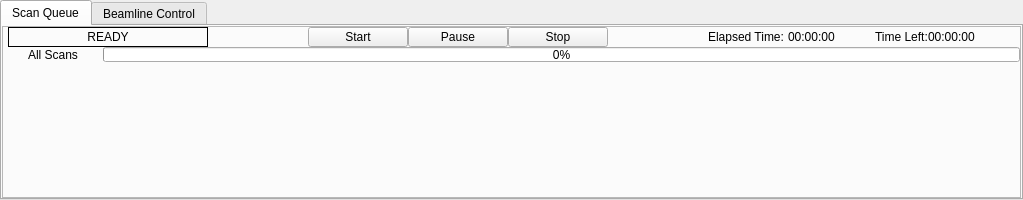
  <widget class="QDockWidget" name="dockWidget_2">
   <property name="minimumSize">
    <size>
     <width>1000</width>
     <height>200</height>
    </size>
   </property>
   <property name="maximumSize">
    <size>
     <width>1100</width>
     <height>524287</height>
    </size>
   </property>
   <property name="features">
    <set>QDockWidget::NoDockWidgetFeatures</set>
   </property>
   <property name="windowTitle">
    <string>Status</string>
   </property>
   <attribute name="dockWidgetArea">
    <number>8</number>
   </attribute>
   <widget class="QWidget" name="dockWidgetContents_2">
    <layout class="QVBoxLayout" name="verticalLayout_23">
     <property name="spacing">
      <number>0</number>
     </property>
     <property name="margin">
      <number>0</number>
     </property>
     <item>
      <widget class="QTabWidget" name="propertiesTabWidget">
       <property name="currentIndex">
        <number>0</number>
       </property>
       <widget class="QWidget" name="scan_queue_tab">
        <attribute name="title">
         <string>Scan Queue</string>
        </attribute>
        <layout class="QVBoxLayout" name="verticalLayout_7">
         <property name="spacing">
          <number>0</number>
         </property>
         <property name="margin">
          <number>0</number>
         </property>
         <item>
          <widget class="QFrame" name="scanQueueFrame">
           <property name="frameShape">
            <enum>QFrame::StyledPanel</enum>
           </property>
           <property name="frameShadow">
            <enum>QFrame::Raised</enum>
           </property>
           <layout class="QVBoxLayout" name="scan_q_layout">
            <property name="spacing">
             <number>0</number>
            </property>
            <property name="margin">
             <number>0</number>
            </property>
            <item>
             <layout class="QHBoxLayout" name="horizontalLayout_19">
              <property name="leftMargin">
               <number>5</number>
              </property>
              <property name="topMargin">
               <number>0</number>
              </property>
              <property name="rightMargin">
               <number>5</number>
              </property>
              <property name="bottomMargin">
               <number>0</number>
              </property>
              <item>
               <widget class="QLabel" name="scanActionLbl">
                <property name="minimumSize">
                 <size>
                  <width>200</width>
                  <height>0</height>
                 </size>
                </property>
                <property name="maximumSize">
                 <size>
                  <width>16777215</width>
                  <height>20</height>
                 </size>
                </property>
                <property name="autoFillBackground">
                 <bool>false</bool>
                </property>
                <property name="frameShape">
                 <enum>QFrame::Box</enum>
                </property>
                <property name="text">
                 <string>READY</string>
                </property>
                <property name="textFormat">
                 <enum>Qt::PlainText</enum>
                </property>
                <property name="alignment">
                 <set>Qt::AlignCenter</set>
                </property>
                <property name="busy" stdset="0">
                 <bool>false</bool>
                </property>
               </widget>
              </item>
              <item>
               <spacer name="horizontalSpacer_4">
                <property name="orientation">
                 <enum>Qt::Horizontal</enum>
                </property>
                <property name="sizeHint" stdset="0">
                 <size>
                  <width>100</width>
                  <height>20</height>
                 </size>
                </property>
               </spacer>
              </item>
              <item>
               <widget class="QPushButton" name="startBtn">
                <property name="minimumSize">
                 <size>
                  <width>100</width>
                  <height>0</height>
                 </size>
                </property>
                <property name="maximumSize">
                 <size>
                  <width>16777215</width>
                  <height>20</height>
                 </size>
                </property>
                <property name="font">
                 <font>
                  <weight>50</weight>
                  <bold>false</bold>
                 </font>
                </property>
                <property name="text">
                 <string>Start</string>
                </property>
                <property name="flat">
                 <bool>false</bool>
                </property>
               </widget>
              </item>
              <item>
               <widget class="QPushButton" name="pauseBtn">
                <property name="minimumSize">
                 <size>
                  <width>100</width>
                  <height>0</height>
                 </size>
                </property>
                <property name="maximumSize">
                 <size>
                  <width>16777215</width>
                  <height>20</height>
                 </size>
                </property>
                <property name="text">
                 <string>Pause</string>
                </property>
                <property name="checkable">
                 <bool>true</bool>
                </property>
                <property name="checked">
                 <bool>false</bool>
                </property>
               </widget>
              </item>
              <item>
               <widget class="QPushButton" name="stopBtn">
                <property name="minimumSize">
                 <size>
                  <width>100</width>
                  <height>0</height>
                 </size>
                </property>
                <property name="maximumSize">
                 <size>
                  <width>16777215</width>
                  <height>20</height>
                 </size>
                </property>
                <property name="text">
                 <string>Stop</string>
                </property>
               </widget>
              </item>
              <item>
               <spacer name="horizontalSpacer_5">
                <property name="orientation">
                 <enum>Qt::Horizontal</enum>
                </property>
                <property name="sizeHint" stdset="0">
                 <size>
                  <width>100</width>
                  <height>20</height>
                 </size>
                </property>
               </spacer>
              </item>
              <item>
               <widget class="QLabel" name="label_31">
                <property name="maximumSize">
                 <size>
                  <width>16777215</width>
                  <height>20</height>
                 </size>
                </property>
                <property name="text">
                 <string>Elapsed Time: </string>
                </property>
               </widget>
              </item>
              <item>
               <widget class="QLabel" name="elapsedTimeLbl">
                <property name="maximumSize">
                 <size>
                  <width>16777215</width>
                  <height>20</height>
                 </size>
                </property>
                <property name="palette">
                 <palette>
                  <active>
                   <colorrole role="Button">
                    <brush brushstyle="SolidPattern">
                     <color alpha="255">
                      <red>223</red>
                      <green>223</green>
                      <blue>224</blue>
                     </color>
                    </brush>
                   </colorrole>
                   <colorrole role="Text">
                    <brush brushstyle="SolidPattern">
                     <color alpha="255">
                      <red>0</red>
                      <green>0</green>
                      <blue>255</blue>
                     </color>
                    </brush>
                   </colorrole>
                   <colorrole role="Base">
                    <brush brushstyle="SolidPattern">
                     <color alpha="255">
                      <red>223</red>
                      <green>223</green>
                      <blue>224</blue>
                     </color>
                    </brush>
                   </colorrole>
                   <colorrole role="Window">
                    <brush brushstyle="SolidPattern">
                     <color alpha="255">
                      <red>223</red>
                      <green>223</green>
                      <blue>224</blue>
                     </color>
                    </brush>
                   </colorrole>
                  </active>
                  <inactive>
                   <colorrole role="Button">
                    <brush brushstyle="SolidPattern">
                     <color alpha="255">
                      <red>223</red>
                      <green>223</green>
                      <blue>224</blue>
                     </color>
                    </brush>
                   </colorrole>
                   <colorrole role="Text">
                    <brush brushstyle="SolidPattern">
                     <color alpha="255">
                      <red>0</red>
                      <green>0</green>
                      <blue>255</blue>
                     </color>
                    </brush>
                   </colorrole>
                   <colorrole role="Base">
                    <brush brushstyle="SolidPattern">
                     <color alpha="255">
                      <red>223</red>
                      <green>223</green>
                      <blue>224</blue>
                     </color>
                    </brush>
                   </colorrole>
                   <colorrole role="Window">
                    <brush brushstyle="SolidPattern">
                     <color alpha="255">
                      <red>223</red>
                      <green>223</green>
                      <blue>224</blue>
                     </color>
                    </brush>
                   </colorrole>
                  </inactive>
                  <disabled>
                   <colorrole role="Button">
                    <brush brushstyle="SolidPattern">
                     <color alpha="255">
                      <red>223</red>
                      <green>223</green>
                      <blue>224</blue>
                     </color>
                    </brush>
                   </colorrole>
                   <colorrole role="Text">
                    <brush brushstyle="SolidPattern">
                     <color alpha="255">
                      <red>110</red>
                      <green>110</green>
                      <blue>110</blue>
                     </color>
                    </brush>
                   </colorrole>
                   <colorrole role="Base">
                    <brush brushstyle="SolidPattern">
                     <color alpha="255">
                      <red>223</red>
                      <green>223</green>
                      <blue>224</blue>
                     </color>
                    </brush>
                   </colorrole>
                   <colorrole role="Window">
                    <brush brushstyle="SolidPattern">
                     <color alpha="255">
                      <red>223</red>
                      <green>223</green>
                      <blue>224</blue>
                     </color>
                    </brush>
                   </colorrole>
                  </disabled>
                 </palette>
                </property>
                <property name="font">
                 <font>
                  <weight>50</weight>
                  <bold>false</bold>
                 </font>
                </property>
                <property name="text">
                 <string>00:00:00</string>
                </property>
               </widget>
              </item>
              <item>
               <spacer name="horizontalSpacer">
                <property name="orientation">
                 <enum>Qt::Horizontal</enum>
                </property>
                <property name="sizeHint" stdset="0">
                 <size>
                  <width>40</width>
                  <height>20</height>
                 </size>
                </property>
               </spacer>
              </item>
              <item>
               <widget class="QLabel" name="label_33">
                <property name="maximumSize">
                 <size>
                  <width>16777215</width>
                  <height>20</height>
                 </size>
                </property>
                <property name="text">
                 <string>Time Left:</string>
                </property>
               </widget>
              </item>
              <item>
               <widget class="QLabel" name="timeLeftLbl">
                <property name="maximumSize">
                 <size>
                  <width>16777215</width>
                  <height>20</height>
                 </size>
                </property>
                <property name="palette">
                 <palette>
                  <active>
                   <colorrole role="Button">
                    <brush brushstyle="SolidPattern">
                     <color alpha="255">
                      <red>223</red>
                      <green>223</green>
                      <blue>224</blue>
                     </color>
                    </brush>
                   </colorrole>
                   <colorrole role="Text">
                    <brush brushstyle="SolidPattern">
                     <color alpha="255">
                      <red>0</red>
                      <green>0</green>
                      <blue>255</blue>
                     </color>
                    </brush>
                   </colorrole>
                   <colorrole role="Base">
                    <brush brushstyle="SolidPattern">
                     <color alpha="255">
                      <red>223</red>
                      <green>223</green>
                      <blue>224</blue>
                     </color>
                    </brush>
                   </colorrole>
                   <colorrole role="Window">
                    <brush brushstyle="SolidPattern">
                     <color alpha="255">
                      <red>223</red>
                      <green>223</green>
                      <blue>224</blue>
                     </color>
                    </brush>
                   </colorrole>
                  </active>
                  <inactive>
                   <colorrole role="Button">
                    <brush brushstyle="SolidPattern">
                     <color alpha="255">
                      <red>223</red>
                      <green>223</green>
                      <blue>224</blue>
                     </color>
                    </brush>
                   </colorrole>
                   <colorrole role="Text">
                    <brush brushstyle="SolidPattern">
                     <color alpha="255">
                      <red>0</red>
                      <green>0</green>
                      <blue>255</blue>
                     </color>
                    </brush>
                   </colorrole>
                   <colorrole role="Base">
                    <brush brushstyle="SolidPattern">
                     <color alpha="255">
                      <red>223</red>
                      <green>223</green>
                      <blue>224</blue>
                     </color>
                    </brush>
                   </colorrole>
                   <colorrole role="Window">
                    <brush brushstyle="SolidPattern">
                     <color alpha="255">
                      <red>223</red>
                      <green>223</green>
                      <blue>224</blue>
                     </color>
                    </brush>
                   </colorrole>
                  </inactive>
                  <disabled>
                   <colorrole role="Button">
                    <brush brushstyle="SolidPattern">
                     <color alpha="255">
                      <red>223</red>
                      <green>223</green>
                      <blue>224</blue>
                     </color>
                    </brush>
                   </colorrole>
                   <colorrole role="Text">
                    <brush brushstyle="SolidPattern">
                     <color alpha="255">
                      <red>110</red>
                      <green>110</green>
                      <blue>110</blue>
                     </color>
                    </brush>
                   </colorrole>
                   <colorrole role="Base">
                    <brush brushstyle="SolidPattern">
                     <color alpha="255">
                      <red>223</red>
                      <green>223</green>
                      <blue>224</blue>
                     </color>
                    </brush>
                   </colorrole>
                   <colorrole role="Window">
                    <brush brushstyle="SolidPattern">
                     <color alpha="255">
                      <red>223</red>
                      <green>223</green>
                      <blue>224</blue>
                     </color>
                    </brush>
                   </colorrole>
                  </disabled>
                 </palette>
                </property>
                <property name="font">
                 <font>
                  <weight>50</weight>
                  <bold>false</bold>
                 </font>
                </property>
                <property name="text">
                 <string>00:00:00</string>
                </property>
               </widget>
              </item>
              <item>
               <spacer name="horizontalSpacer_6">
                <property name="orientation">
                 <enum>Qt::Horizontal</enum>
                </property>
                <property name="sizeHint" stdset="0">
                 <size>
                  <width>40</width>
                  <height>20</height>
                 </size>
                </property>
               </spacer>
              </item>
             </layout>
            </item>
            <item>
             <layout class="QHBoxLayout" name="horizontalLayout_26">
              <item>
               <widget class="QLabel" name="label_44">
                <property name="minimumSize">
                 <size>
                  <width>100</width>
                  <height>0</height>
                 </size>
                </property>
                <property name="maximumSize">
                 <size>
                  <width>100</width>
                  <height>16</height>
                 </size>
                </property>
                <property name="text">
                 <string>All Scans</string>
                </property>
                <property name="alignment">
                 <set>Qt::AlignCenter</set>
                </property>
               </widget>
              </item>
              <item>
               <widget class="QProgressBar" name="totalProgBar">
                <property name="minimumSize">
                 <size>
                  <width>0</width>
                  <height>15</height>
                 </size>
                </property>
                <property name="maximumSize">
                 <size>
                  <width>16777215</width>
                  <height>15</height>
                 </size>
                </property>
                <property name="value">
                 <number>0</number>
                </property>
               </widget>
              </item>
             </layout>
            </item>
            <item>
             <spacer name="verticalSpacer">
              <property name="orientation">
               <enum>Qt::Vertical</enum>
              </property>
              <property name="sizeHint" stdset="0">
               <size>
                <width>20</width>
                <height>40</height>
               </size>
              </property>
             </spacer>
            </item>
           </layout>
          </widget>
         </item>
        </layout>
       </widget>
       <widget class="QWidget" name="beamline_ctrl_tab">
        <attribute name="title">
         <string>Beamline Control</string>
        </attribute>
       </widget>
      </widget>
     </item>
    </layout>
   </widget>
  </widget>
